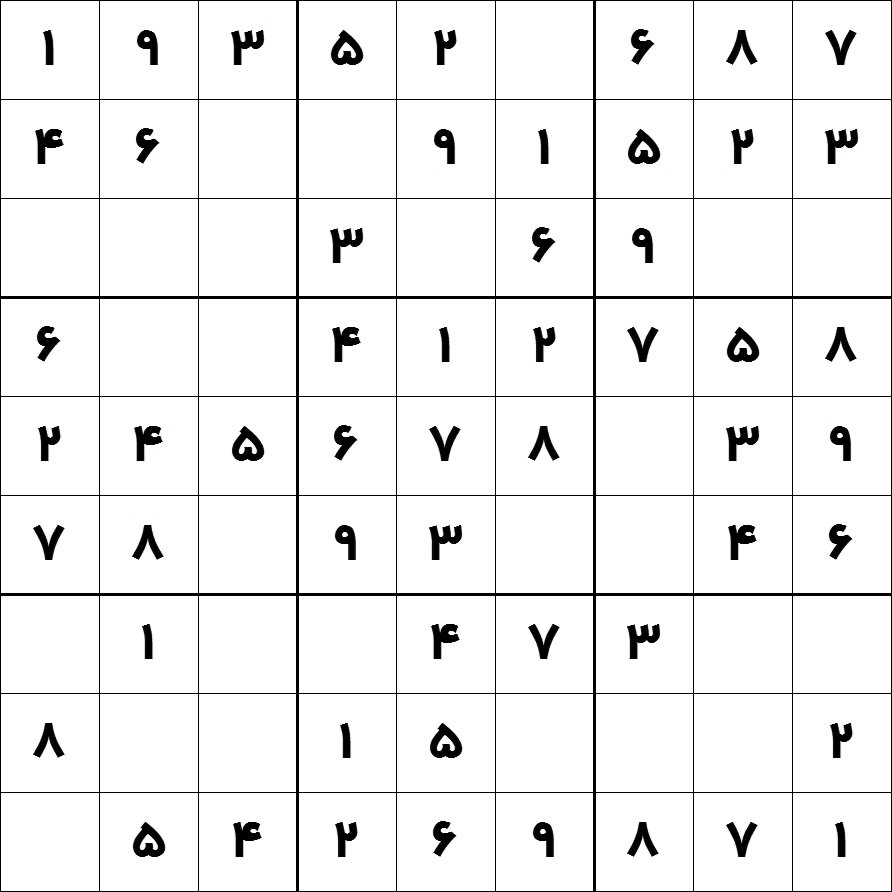
#> input picture images/4845408.jpg, 892 x 892 px
$ python -i preprocess.py   (imports and definitions only)
#> lines starting #> are read from the running program, lines starting #| are printed output that depends on the picture; after the words box and inside, x2 and y2 are one past the last pixel; in counts of white or black regions, pixels touching at a corner belong together
#> further down, picture is the input picture: shape (892, 892, 3); min 0, max 255, mean 239
import cv2
import numpy as np


def preprocess(image):
    # Convert to grayscale if the input image is colored
    if len(image.shape) == 3:
        gray = cv2.cvtColor(image, cv2.COLOR_BGR2GRAY)
    else:
        gray = image.copy()

    # Apply Gaussian blur to reduce noise
    blur = cv2.GaussianBlur(gray, (5, 5), 0)
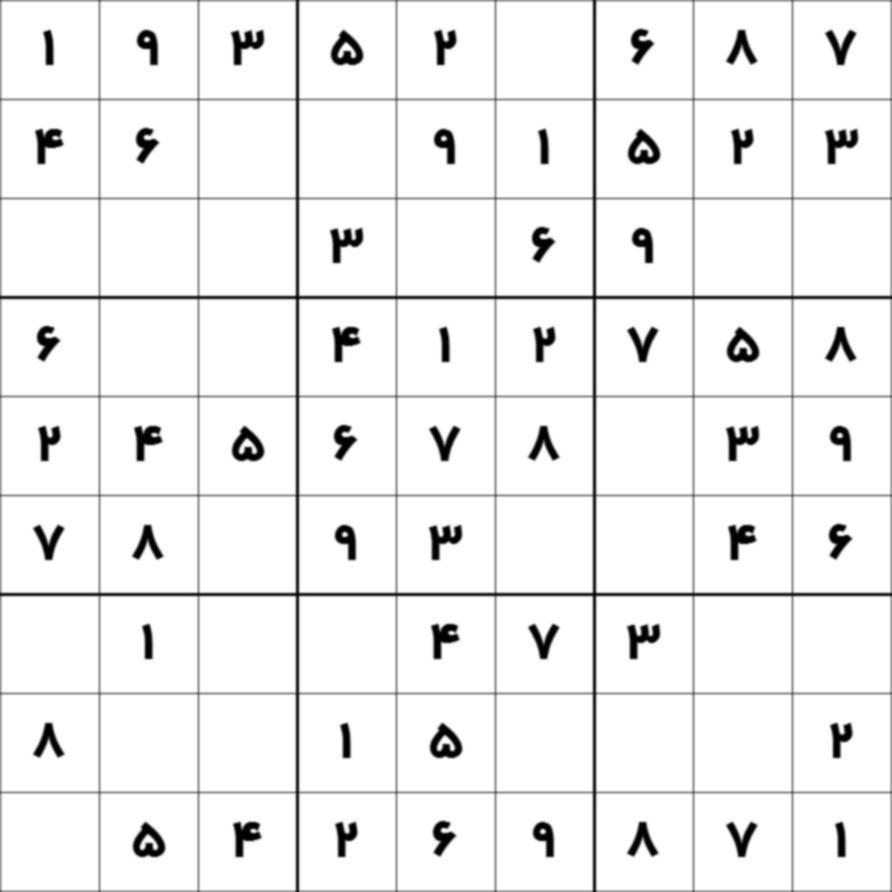
#> blur: shape (892, 892); min 0, max 255, mean 239.3

    # Apply adaptive thresholding to get a binary image
    thresh = cv2.adaptiveThreshold(
        blur,
        255,
        cv2.ADAPTIVE_THRESH_GAUSSIAN_C,
        cv2.THRESH_BINARY_INV,
        11,
        2
    )
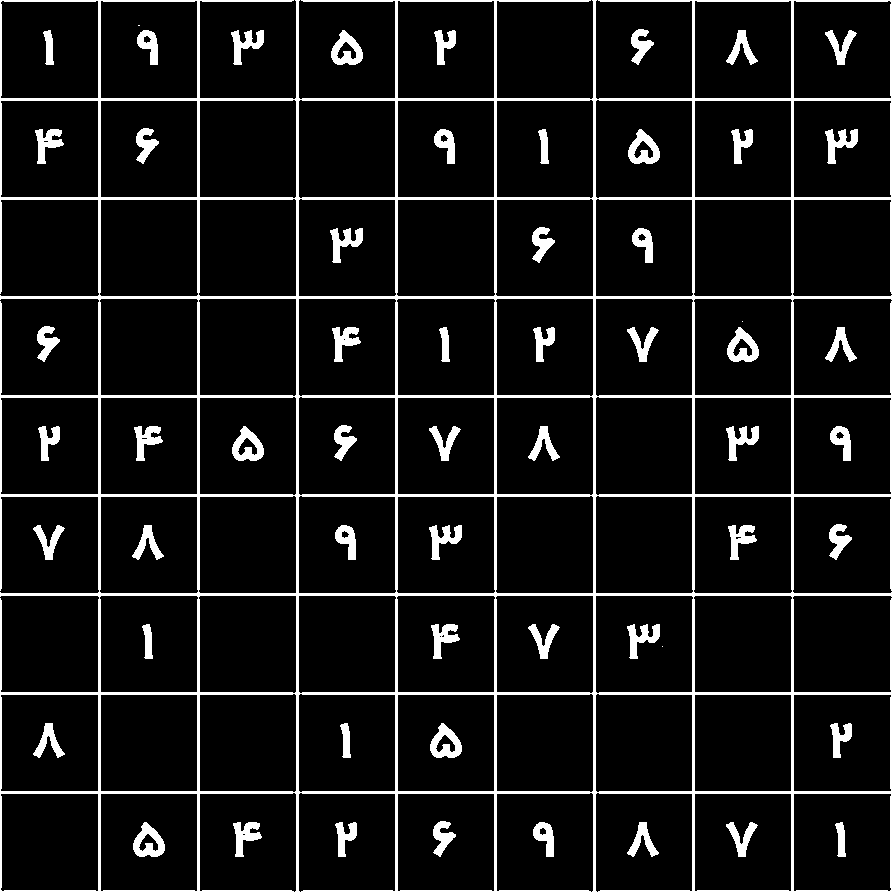
#> thresh: shape (892, 892); 9.2% white; 59 white regions (3 under 20 px), largest, box (x1, y1, x2, y2) and area: (0, 0, 892, 892) 48784, (133, 822, 165, 857) 618, (331, 30, 363, 65) 616

    # Small kernel for noise removal
    kernel = np.ones((2, 2), np.uint8)

    # Remove small noisy regions using morphological opening
    cleaned = cv2.morphologyEx(thresh, cv2.MORPH_OPEN, kernel)
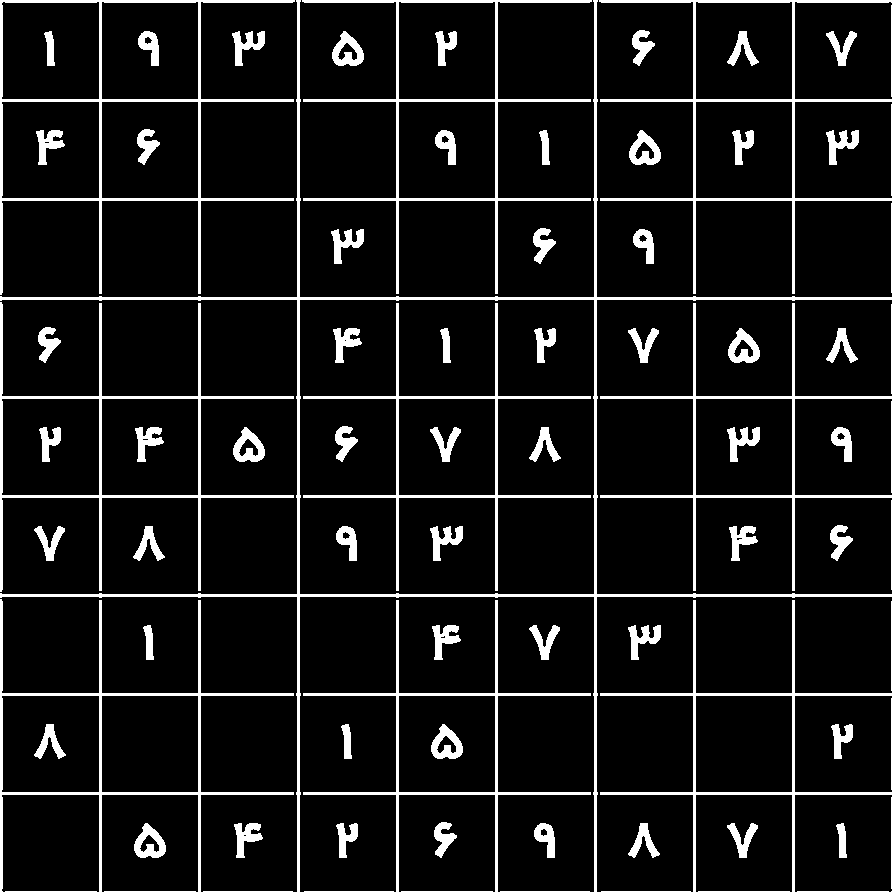
#> cleaned: shape (892, 892); 9.2% white; 84 white regions (1 under 20 px), largest, box (x1, y1, x2, y2) and area: (0, 0, 892, 892) 10828, (0, 0, 295, 295) 5193, (599, 0, 892, 294) 4329

    # Apply median blur for additional denoising
    cleaned = cv2.medianBlur(cleaned, 3)
#> cleaned: shape (892, 892); 9.2% white; 78 white regions, largest, box (x1, y1, x2, y2) and area: (0, 0, 892, 892) 33343, (600, 600, 892, 892) 3476, (600, 303, 892, 591) 3448

    return gray, blur, cleaned

>>> import cv2
>>> picture = cv2.imread('../images/4845408.jpg')
>>> result = preprocess(picture)

$ run again, on images/sudoku.png
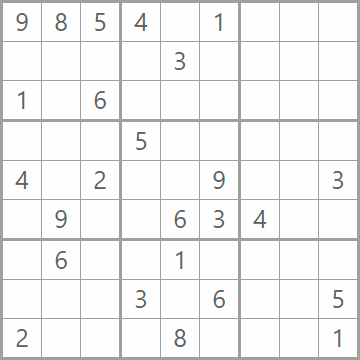
#> input picture images/sudoku.png, 360 x 360 px
#> picture is the input picture: shape (360, 360, 3); mean B, G, R 242.6, 242.6, 242.6
#> in preprocess, `thresh = cv2.adaptiveThreshold( blur, 255, cv2.ADAPTIVE_THRESH_GAUSSIA..`:
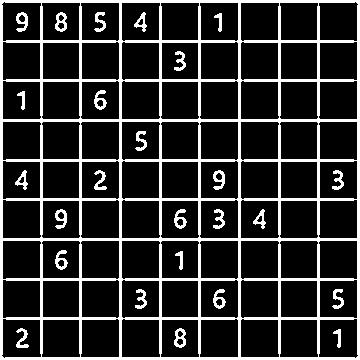
#> thresh: shape (360, 360); 18% white; 26 white regions, largest, box (x1, y1, x2, y2) and area: (0, 0, 360, 360) 20356, (55, 12, 67, 32) 139, (174, 328, 186, 348) 139
#> in preprocess, `cleaned = cv2.medianBlur(cleaned, 3)`:
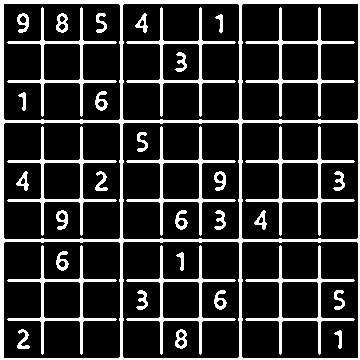
#> cleaned: shape (360, 360); 17.9% white; 35 white regions, largest, box (x1, y1, x2, y2) and area: (0, 0, 360, 360) 8672, (7, 7, 117, 117) 1284, (126, 7, 236, 117) 1284
